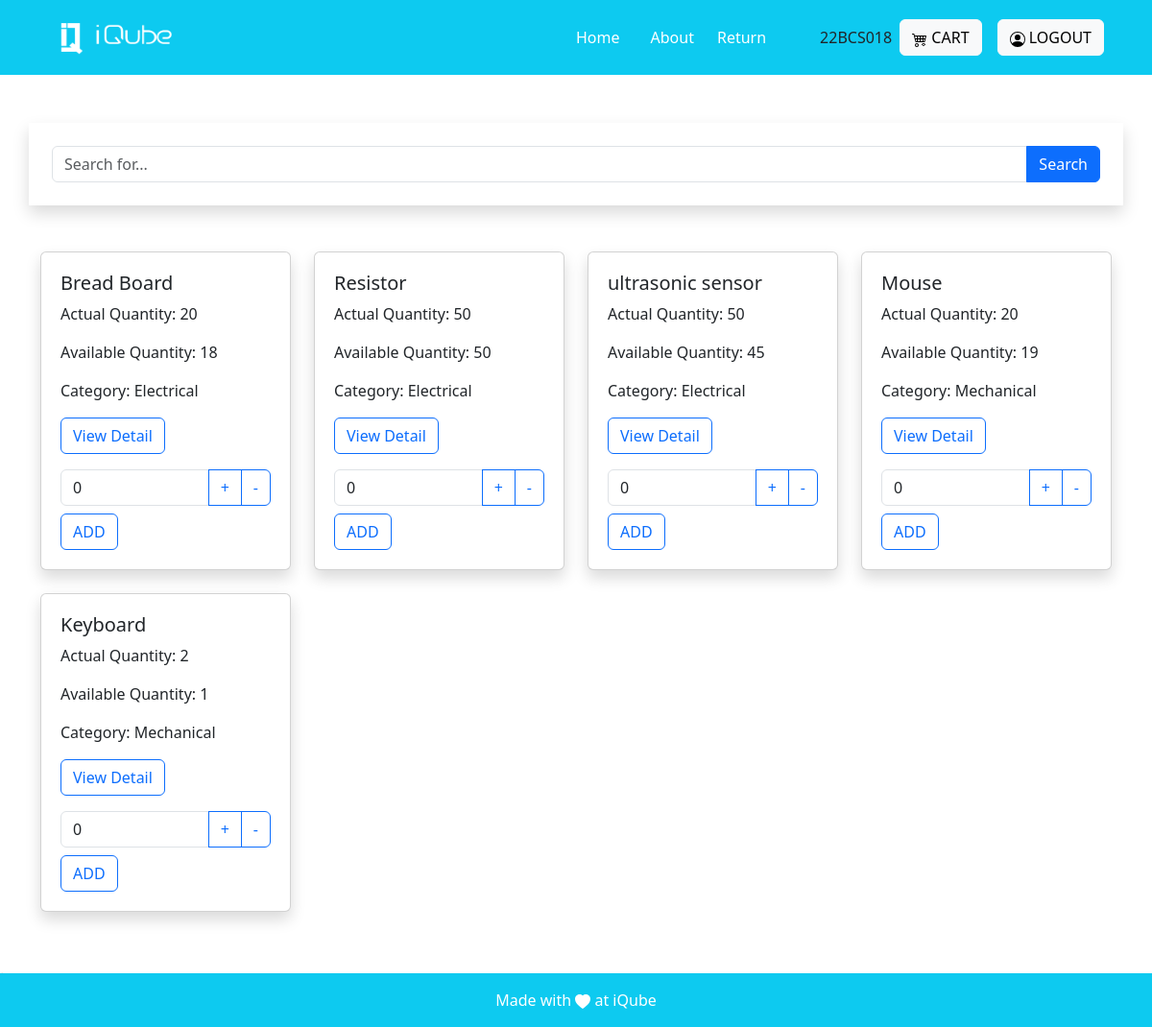
The page / (signed in) on the database as committed earlier.
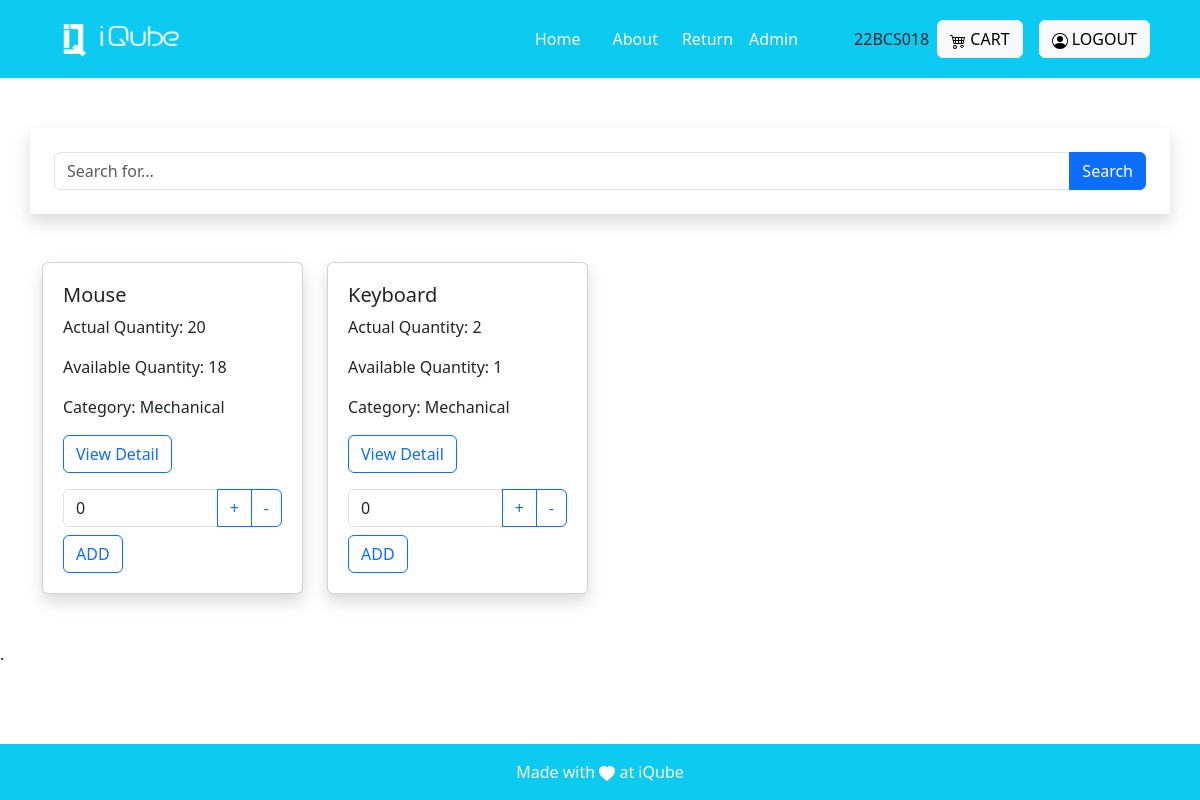
The same page on the database as committed later.
### invention/models.py (models this page shows, shortened)
class Product(models.Model):
    name=models.CharField(max_length=255)
    decription=models.CharField(max_length=100)
    actual_count=models.PositiveIntegerField()
    available_count=models.PositiveIntegerField()
    dummy_count = models.PositiveIntegerField()
    category= models.ForeignKey('Category', on_delete=models.CASCADE)
    created_at = models.DateTimeField(auto_now=True)
    image = models.ImageField(upload_to='images')

class Category(models.Model):
    name=models.CharField(max_length=25)
    created_by = models.ForeignKey(User, on_delete=models.CASCADE)
    created_at=models.DateTimeField(auto_now=True)
    class Meta:
        verbose_name_plural = 'Categories'
    def __str__(self):
        return str(self.name)

### invention/decorators.py (the view)
        def wrapper_func(request, *args, **kwargs):
            group = None
            if request.user.groups.exists():
                group = request.user.groups.all()[0].name
            if group in allowed_roles:
              return view_func(request, *args, **kwargs)
            else:
                return render(request, 'core/no_permission.html')

### invention/views.py (called while the page is built)
@login_required(login_url= 'login')
@allowed_user(allowed_roles=['student_user','admin', 'superadmin'])
def home(request):
    if len(request.user.username)>9:
        user = get_object_or_404(User, id=request.user.id)
        admin_group = Group.objects.get(name='admin')
        user.groups.add(admin_group)
    products = Product.objects.all()
    query = request.GET.get('query', '')
    if query:
       products = products.filter(name__icontains = query)
    return render(request, 'core/home.html', {'products': products,})

### invention/templates/core/home.html (shortened to what this page needs)
{% extends "base.html" %}
{% block base %}
<div class="container p-4 shadow mb-5" id="search">
  <form action="{% url 'Home' %}" method="get">
    <div class="input-group">
      <input type="text" name="query" value="{{query}}" class="form-control" placeholder="Search for...">
      <span class="input-group-btn">
        <button class="btn btn-search btn-primary" type="submit"> Search</button>
      </span>
    </div>
  </form>
</div>
<div class="container my-4">
  <div class="row row-cols-1 row-cols-md-4 g-4">
    {% for product in products %}
    <div class="col">
      <div class="card shadow">
        <div class="card-body">
          <h5 class="card-title">{{ product.name }}</h5>
          <p class="card-text">Actual Quantity: {{ product.actual_count }}</p>
          <p class="card-text">Available Quantity: {{ product.available_count }}</p>
          <p class="card-text">Category: {{ product.category }}</p>
          <a href="{% url 'Product_description' product.id %}" class="btn btn-outline-primary">View Detail</a>
          <form action="{% url 'add_to_cart' product.id %}" method="post" class="mt-3">
            <div class="input-group">
              <input type="number" class="form-control" min="0" value="0" name="count">
              <button class="btn btn-outline-primary" type="button" onclick="increment(this)">+</button>
              <button class="btn btn-outline-primary" type="button" onclick="decrement(this)">-</button>
            </div>
            <button class="btn btn-outline-primary mt-2" type="submit">ADD</button>
          </form>
        </div>
      </div>
    </div>
    {% endfor %}
  </div>
</div>
<div class="mb-5 mt-5">
  .
</div>
{% endblock %}

### invention/templates/base.html (shortened to what this page needs)
{% load static %}
<!DOCTYPE html>
<html lang="en">
<head>
    <link href="https://cdn.jsdelivr.net/npm/bootstrap@5.3.2/dist/css/bootstrap.min.css" rel="stylesheet"
>
</head>
<body>
    <nav class="sticky-top navbar navbar-expand-lg navbar-dark bg-info p-3">
    <div class="container">
            <a class="navbar-brand" href="#">
                <img src="{% static 'images/logo-white.png' %}" alt="Logo" height="36" width="150">
            </a>
            <div class="collapse navbar-collapse justify-content-end" id="navbarNav">
                <ul class="navbar-nav mx-5">
                    <li class="nav-item mx-2">
                        <a class="nav-link active" href="{% url 'Home'%}">Home</a>
                    </li>
                    <li class="nav-item mx-2">
                        <a class="nav-link active" href="{% url 'About' %}">About</a>
                    </li>
                    <li>
                        <a href="/return_form" class="nav-link active">Return</a>
                    </li>
                    {% for group in request.user.groups.all %}
                        {% if group.name == 'admin' or group.name == 'superadmin' %}
                    <li>
                        <a class="nav-link active" href="{% url 'admin_views' %}">Admin</a>
                    </li>
                        {% endif %}
                    {% endfor %}
                </ul>
            </div>
            {{request.user.username}}
            <div class="mt-3 mt-lg-0 mx-2">
                <a class="btn btn-light" href="{% url 'view_cart' %}">
                    CART
                </a>
            </div>
            {% if not user.is_authenticated %}
            <div class="mt-3 mt-lg-0 mx-2">
                <a class="btn btn-light" href="{% url "social:begin" 'azuread-tenant-oauth2' %}">
                    <svg xmlns="http://www.w3.org/2000/svg" width="16" height="16" fill="currentColor" class="bi bi-person-circle" viewBox="0 0 16 16">
                    <path d="M11 6a3 3 0 1 1-6 0 3 3 0 0 1 6 0"/>
                        <path fill-rule="evenodd" d="M0 8a8 8 0 1 1 16 0A8 8 0 0 1 0 8m8-7a7 7 0 0 0-5.468 11.37C3.242 11.226 4.805 10 8 10s4.757 1.225 5.468 2.37A7 7 0 0 0 8 1"/>
                    </svg>
                    LOGIN
                </a>
            </div>
            {% else %}
            <div class="mt-3 mt-lg-0 mx-2">
                <a class="btn btn-light" href="{% url 'logout' %}">
                    LOGOUT
                </a>
            </div>
            {% endif %}
        </div>
    </nav>
    <main>
        <div>
            {% block base %}{% endblock %}
        </div>
    </main>
    <footer class="bg-light text-center text-lg-start fixed-bottom">
        <div class="text-center p-2 bg-info p-3" style=" color: white;">
            <div>Made with
                <svg xmlns="http://www.w3.org/2000/svg" width="16" height="16" fill="currentColor"
                    class="bi bi-heart-fill" viewBox="0 0 16 16">
                    <path fill-rule="evenodd"
                        d="M8 1.314C12.438-3.248 23.534 4.735 8 15-7.534 4.736 3.562-3.248 8 1.314z" />
                </svg>
               at iQube
            </div>
        </div>
    </footer>
</body>
</html>
{% load sweetify %}

### invention/templates/base.html (style rules this page uses)
html { scroll-behavior:smooth; }

### invention/templates/core/home.html (style rules this page uses)
#search { margin-top: 50px; }
.btn-search { border-top-left-radius: 0; border-bottom-left-radius: 0; }
.card-body { padding: 1.25rem; }

Rows that differ between the two databases and show on the page:
removed Product: name "Bread Board", actual_count "20", available_count "18", category "Electrical"
removed Product: name "Resistor", actual_count "50", available_count "50", category "Electrical"
removed Product: name "ultrasonic sensor", actual_count "50", available_count "45", category "Electrical"
changed Product "Mouse": available_count "19" → "18"
